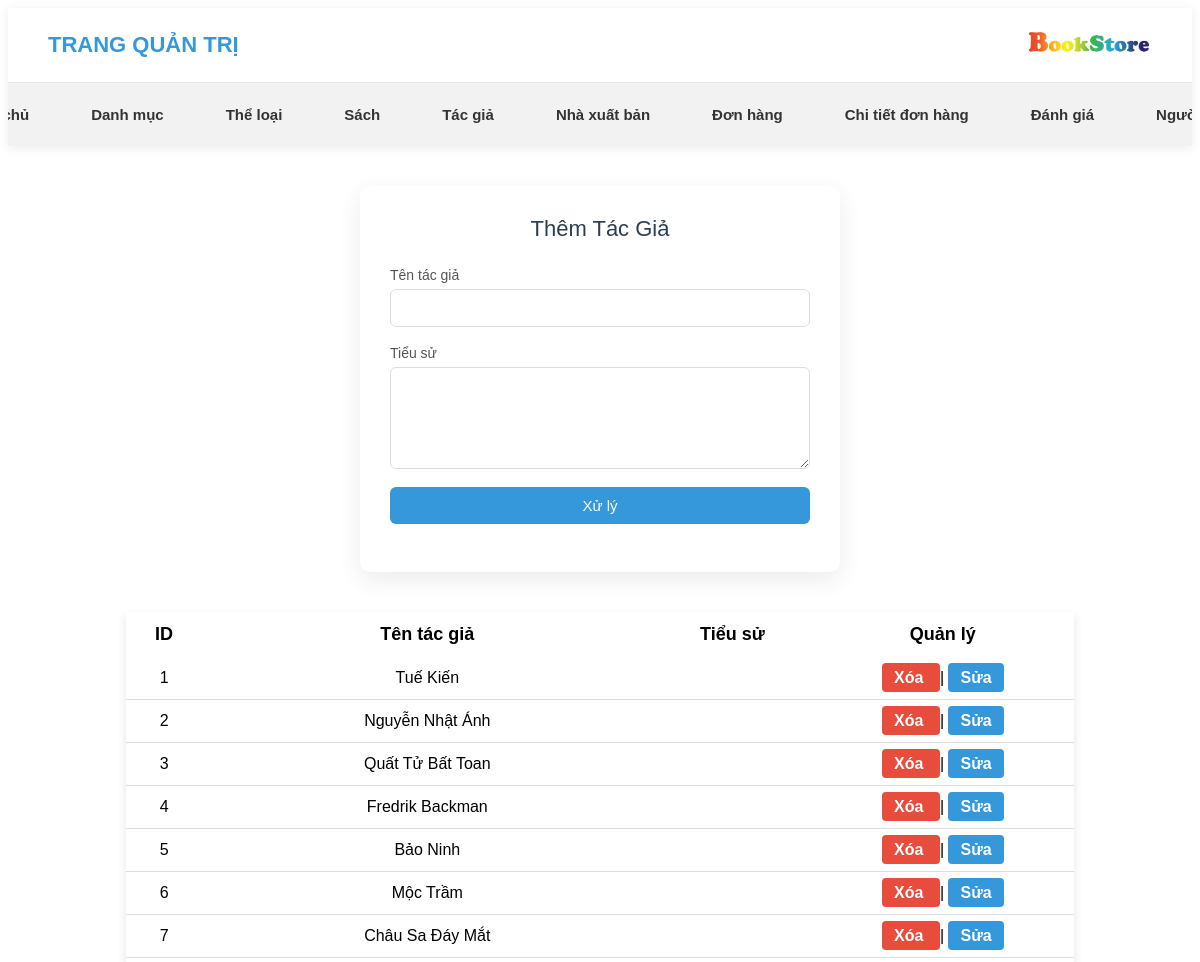
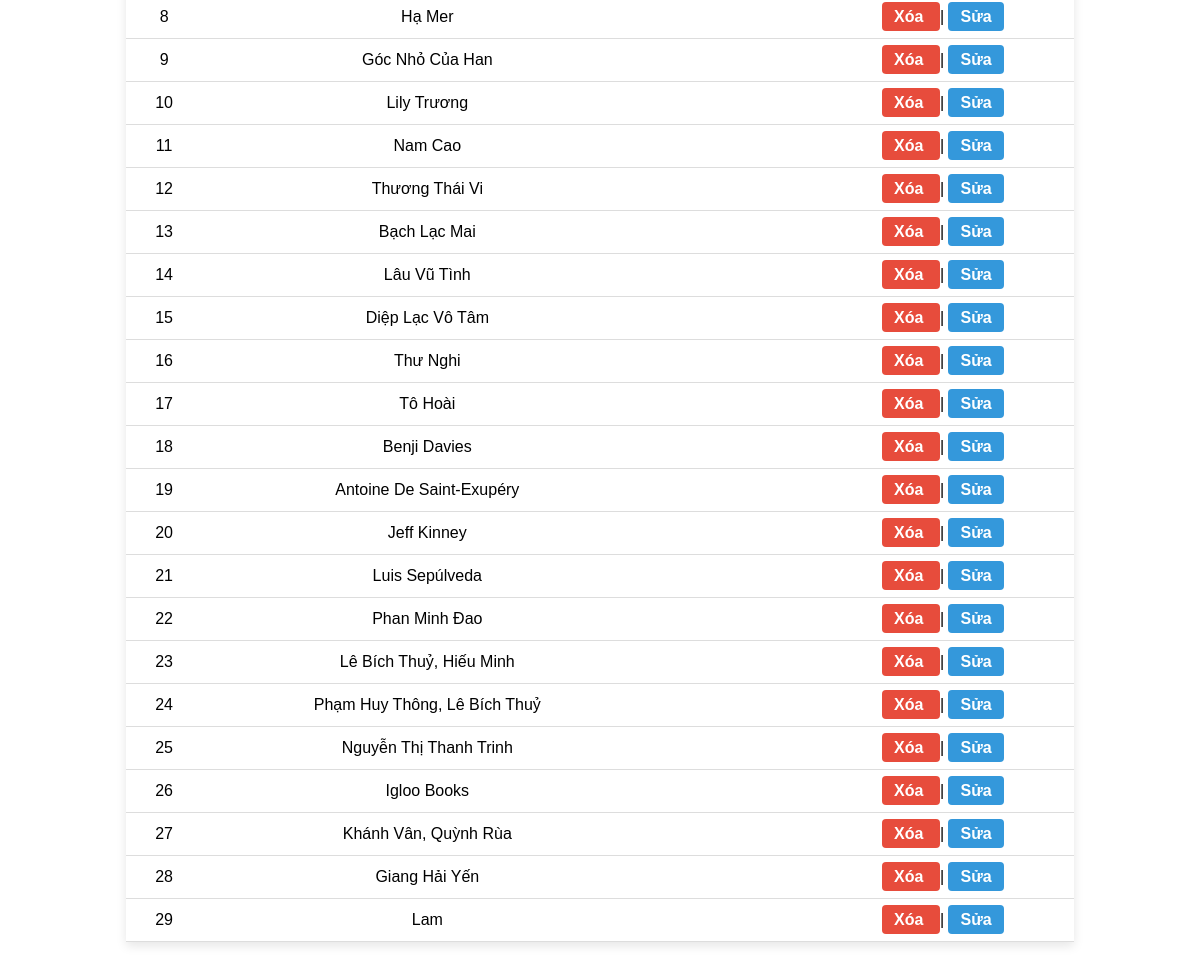
Page /admin/index.php?ql=qltacgia&ac=them on the committed database (2 pictures, top to bottom).
### tables this page shows
CREATE TABLE `tacgia` (
  `IDTacGia` int(11) NOT NULL,
  `TenTacGia` varchar(150) NOT NULL,
  `TieuSu` text DEFAULT NULL
);

### admin/modules/tacgia/lietke.php (the view, shortened to what this page needs)
<?php
    $connect = mysqli_connect("localhost", "root", "", "bansach");
    mysqli_set_charset($connect, "utf8");
    $sql_tacgia = "SELECT * FROM tacgia";
    $load_tacgia = mysqli_query($connect, $sql_tacgia);
?>
<div class="hienthi">
    <table class="table-lietke">
        <tr>
            <th>ID</th>
            <th>Tên tác giả</th>
            <th>Tiểu sử</th>
            <th colspan="2">Quản lý</th>
        </tr>
        <?php
        if (mysqli_num_rows($load_tacgia) > 0) {
            while ($row = mysqli_fetch_array($load_tacgia)) {
        ?>
                <tr>
                    <td><?php echo $row['IDTacGia']; ?></td>
                    <td><?php echo $row['TenTacGia']; ?></td>
                    <td style="max-width:300px; overflow:hidden; text-overflow:ellipsis; white-space:nowrap;">
                    </td>
                    <td>
                        <a onclick="return confirm('Bạn có chắc muốn xóa?')"
                            href="modules/tacgia/xuly.php?xoa=1&id=<?php echo $row['IDTacGia']; ?>">
                            Xóa
                        </a>
                        |
                        <a href="index.php?ql=qltacgia&ac=sua&id=<?php echo $row['IDTacGia']; ?>">
                            Sửa
                        </a>
                    </td>
                </tr>
        <?php
            }
        } else {
        ?>
            <tr>
                <td colspan="5" style="text-align:center;">Chưa có dữ liệu tác giả</td>
            </tr>
        <?php
        }
        ?>
    </table>
</div>

### admin/css/adminstyle.css (style rules this page uses)
.hienthi { width: 80%; margin: 40px auto; }
td:last-child { white-space: nowrap; }
.table-lietke { width: 100%; border-collapse: collapse; font-family: Arial, sans-serif; background: white; box-shadow: 0 4px 10px rgba(0,0,0,0.1); }
.table-lietke th { background: white; color: black; padding: 12px; text-align: center; font-size: 18px; }
.table-lietke td { padding: 12px; border-bottom: 1px solid #ddd; text-align: center; }
.table-lietke a { text-decoration: none; padding: 6px 12px; border-radius: 4px; font-weight: bold; }
.table-lietke a:first-child { background: #e74c3c; color: white; }
.table-lietke a:last-child { background: #3498db; color: white; }
.table-lietke td:nth-child(2) { max-width: 250px; white-space: nowrap; overflow: hidden; text-overflow: ellipsis; }

### rows in the picture
tacgia: IDTacGia "1", TenTacGia "Tuế Kiến"
tacgia: IDTacGia "2", TenTacGia "Nguyễn Nhật Ánh"
tacgia: IDTacGia "3", TenTacGia "Quất Tử Bất Toan"
tacgia: IDTacGia "4", TenTacGia "Fredrik Backman"
tacgia: IDTacGia "5", TenTacGia "Bảo Ninh"
tacgia: IDTacGia "6", TenTacGia "Mộc Trầm"
tacgia: IDTacGia "7", TenTacGia "Châu Sa Đáy Mắt"
tacgia: IDTacGia "8", TenTacGia "Hạ Mer"
tacgia: IDTacGia "9", TenTacGia "Góc Nhỏ Của Han"
tacgia: IDTacGia "10", TenTacGia "Lily Trương"
tacgia: IDTacGia "11", TenTacGia "Nam Cao"
tacgia: IDTacGia "12", TenTacGia "Thương Thái Vi"
tacgia: IDTacGia "13", TenTacGia "Bạch Lạc Mai"
tacgia: IDTacGia "14", TenTacGia "Lâu Vũ Tình"
tacgia: IDTacGia "15", TenTacGia "Diệp Lạc Vô Tâm"
tacgia: IDTacGia "16", TenTacGia "Thư Nghi"
tacgia: IDTacGia "17", TenTacGia "Tô Hoài"
tacgia: IDTacGia "18", TenTacGia "Benji Davies"
tacgia: IDTacGia "19", TenTacGia "Antoine De Saint-Exupéry"
tacgia: IDTacGia "20", TenTacGia "Jeff Kinney"
tacgia: IDTacGia "21", TenTacGia "Luis Sepúlveda"
tacgia: IDTacGia "22", TenTacGia "Phan Minh Đao"
tacgia: IDTacGia "23", TenTacGia "Lê Bích Thuỷ, Hiếu Minh"
tacgia: IDTacGia "24", TenTacGia "Phạm Huy Thông, Lê Bích Thuỷ"
tacgia: IDTacGia "25", TenTacGia "Nguyễn Thị Thanh Trinh"
tacgia: IDTacGia "26", TenTacGia "Igloo Books"
tacgia: IDTacGia "27", TenTacGia "Khánh Vân, Quỳnh Rùa"
tacgia: IDTacGia "28", TenTacGia "Giang Hải Yến"
tacgia: IDTacGia "29", TenTacGia "Lam"
